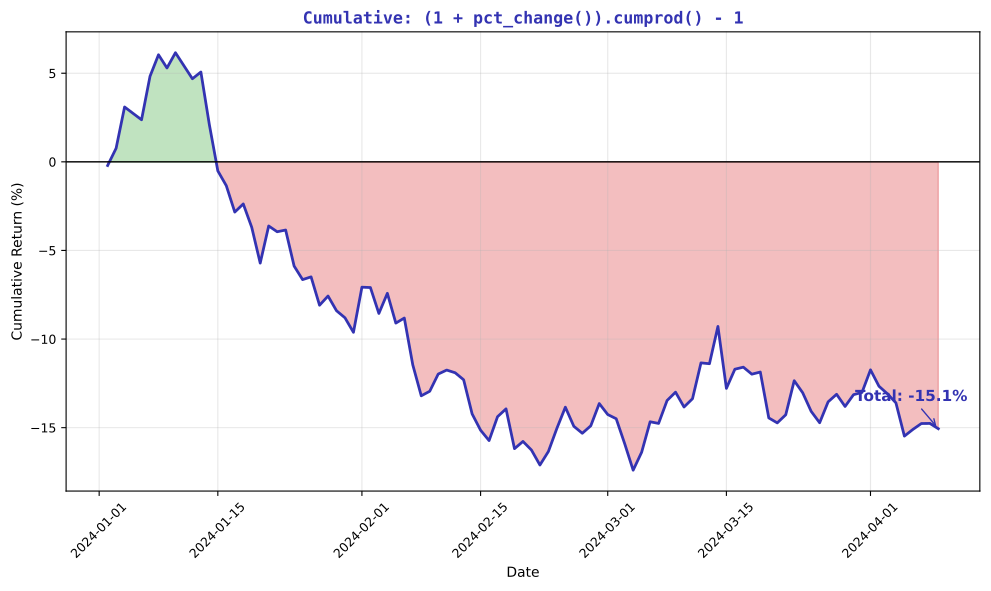

Write the Python code that produced this figure.
"""Cumulative Returns - Total return over time"""
import matplotlib.pyplot as plt
import numpy as np
import pandas as pd
from pathlib import Path

plt.rcParams.update({
    'font.size': 10, 'axes.labelsize': 10, 'axes.titlesize': 11,
    'xtick.labelsize': 9, 'ytick.labelsize': 9, 'legend.fontsize': 9,
    'figure.figsize': (10, 6), 'figure.dpi': 150
})

MLPURPLE = '#3333B2'
MLGREEN = '#2CA02C'
MLRED = '#D62728'

np.random.seed(42)
dates = pd.date_range('2024-01-01', periods=100, freq='D')
prices = 100 * np.exp(np.cumsum(np.random.randn(100) * 0.015))
df = pd.DataFrame({'Price': prices}, index=dates)
df['Daily_Pct'] = df['Price'].pct_change() * 100

fig, ax = plt.subplots(figsize=(10, 6))

cumulative = (1 + df['Daily_Pct']/100).cumprod() - 1
cumulative = cumulative * 100

ax.fill_between(df.index, 0, cumulative, where=cumulative >= 0,
                color=MLGREEN, alpha=0.3, interpolate=True)
ax.fill_between(df.index, 0, cumulative, where=cumulative < 0,
                color=MLRED, alpha=0.3, interpolate=True)
ax.plot(df.index, cumulative, color=MLPURPLE, linewidth=2)

ax.axhline(0, color='black', linewidth=1)
ax.set_xlabel('Date', fontsize=10)
ax.set_ylabel('Cumulative Return (%)', fontsize=10)
ax.set_title("Cumulative: (1 + pct_change()).cumprod() - 1", fontsize=12,
             fontweight='bold', color=MLPURPLE, family='monospace')
ax.tick_params(axis='x', rotation=45)
ax.grid(alpha=0.3)

final_ret = cumulative.iloc[-1]
ax.annotate(f'Total: {final_ret:.1f}%', xy=(df.index[-1], final_ret),
            xytext=(-60, 20), textcoords='offset points',
            fontsize=11, fontweight='bold', color=MLPURPLE,
            arrowprops=dict(arrowstyle='->', color=MLPURPLE))

plt.tight_layout()
plt.savefig(Path(__file__).parent / 'chart.pdf', dpi=300, bbox_inches='tight')
plt.close()
